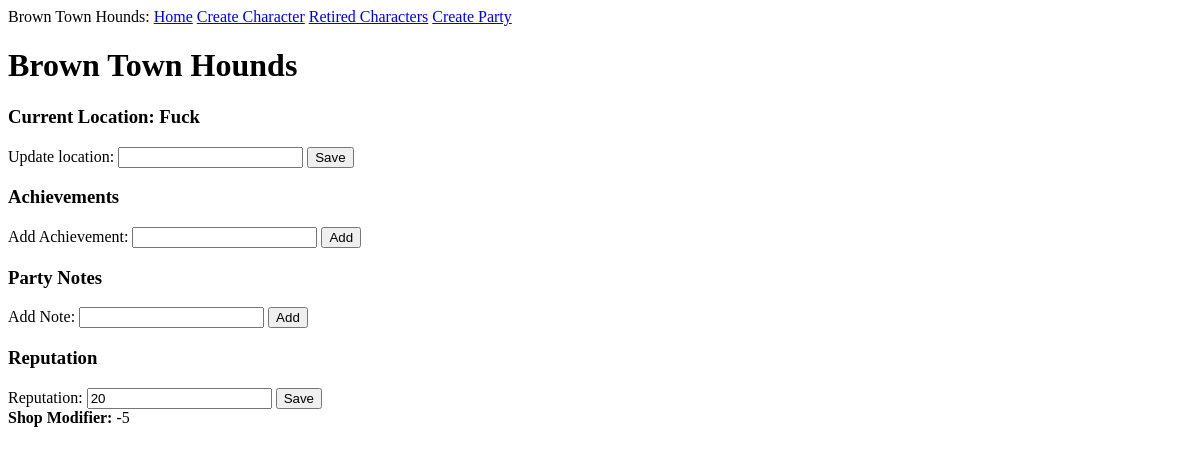
Page /party/Brown Town Hounds on the earlier database version.
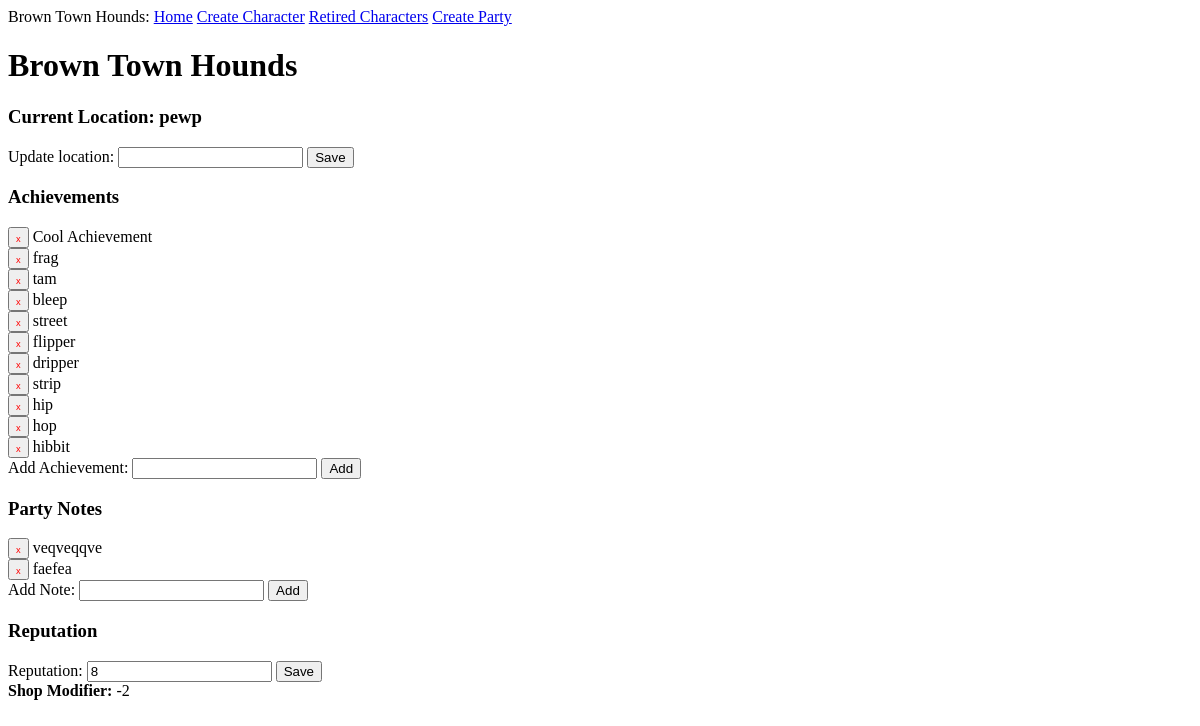
Same page on the later database version.
### app/models.py (models this page shows)
class Party(db.Model):
    id: so.Mapped[int] = so.mapped_column(primary_key=True)
    name: so.Mapped[str] = so.mapped_column(sa.String(64), index=True,
                                                unique=True)
    location: so.Mapped[str] = so.mapped_column(sa.String(64), index=True,
                                                unique=True, nullable=True)
    reputation: so.Mapped[int] = so.mapped_column(sa.Integer, index=True, default=0)
    notes: so.WriteOnlyMapped['PartyNotes'] = so.relationship(back_populates='party', cascade="all, delete", passive_deletes=True)
    achievements: so.WriteOnlyMapped['PartyAchievements'] = so.relationship(back_populates='party', cascade="all, delete", passive_deletes=True)

class PartyAchievements(db.Model):
    id: so.Mapped[int] = so.mapped_column(primary_key=True)
    text: so.Mapped[str] = so.mapped_column(sa.String(256))
    party_id: so.Mapped[str] = so.mapped_column(sa.ForeignKey(Party.id),
                                               index=True)
    timestamp: so.Mapped[datetime] = so.mapped_column(
        index=True, default=lambda: datetime.now(timezone.utc))
    party: so.Mapped["Party"] = so.relationship(back_populates='achievements')

class PartyNotes(db.Model):
    id: so.Mapped[int] = so.mapped_column(primary_key=True)
    party_id: so.Mapped[str] = so.mapped_column(sa.ForeignKey(Party.id),
                                               index=True)
    text: so.Mapped[str] = so.mapped_column(sa.String(256))
    timestamp: so.Mapped[datetime] = so.mapped_column(
        index=True, default=lambda: datetime.now(timezone.utc))
    party: so.Mapped["Party"] = so.relationship(back_populates='notes')

### app/routes.py (the view, shortened to what this page needs)
@app.route('/party/<party_name>', methods=['GET', 'POST'])
def party(party_name):
    party_obj = db.first_or_404(sa.select(Party).where(Party.name == party_name)) #Get party from database
    party_achievements = db.session.scalars(party_obj.achievements.select()).all() #Get all achievements for this party from database
    party_notes = db.session.scalars(party_obj.notes.select()).all() #Get all notes for this party from database
    shop_modifier = SetPartyShopModifier(party_obj.reputation)
    form = PartyForm(request.form,obj=party_obj) #instantiate part form
    return render_template('party.html', party=party_obj, party_name=party_name, form=form, party_achievements=party_achievements, party_notes=party_notes, shop_modifier=shop_modifier)

### app/forms.py
class PartyForm(FlaskForm):
    loc = StringField('')
    achievement = StringField('')
    note = StringField('')
    reputation = IntegerField('')

### app/routes.py (called while the page is built)
def SetPartyShopModifier(partyRep):
    sign = math.copysign(1, partyRep)
    reputation_abs = abs(partyRep)
    shop_thresholds = [(-5, 19), (-4, 15), (-3, 11), (-2, 7), (-1, 3), (0, 0)]
    for mod, reputation in shop_thresholds:
        if reputation_abs >= reputation:
            modifier = mod * sign
            return (int(modifier))

### app/templates/party.html
{% extends "base.html" %}
{% block content %}
<form action="" method="post" style="display:inline;">
    <h1>{{ party.name }}</h1>
    <h3>Current Location: {{ party.location }}</h3>
    Update location: {{ form.loc }}
    <button type="submit" name="location">Save</button>
</form>
    <h3>Achievements</h3>
<form action="" method="post" style="display:inline;">
    {% for achievement in party_achievements %}
    <button type="submit" name="delete_achievement" value="{{ achievement.id }}"><span style="font-size: 0.7em; color: red; border: none;">x</span></button> {{ achievement.text }}<br>
    {% endfor %}
</form>
<form action="" method="post" style="display:inline;">
    Add Achievement: {{ form.achievement }} <button type="submit" name="achievement">Add</button>
</form>
<h3>Party Notes</h3>
<form action="" method="post" style="display:inline;">
    {% for note in party_notes %}
    <button type="submit" name="delete_party_note" value="{{ note.id }}"><span style="font-size: 0.7em; color: red; border: none;">x</span></button> {{ note.text }} <br>
    {% endfor %}
</form>
<form action="" method="post" style="display:inline;">
    Add Note: {{ form.note }} <button type="submit" name="note">Add</button>
</form>
<h3>Reputation</h3>
<form action="" method="post" style="display:inline;">
    Reputation: {{ form.reputation }}
    <button type="submit" name="reputation">Save</button><br>
</form>
<b>Shop Modifier:</b> {% if party.reputation < -2 %}+{% endif %}{{ shop_modifier }}
{% endblock %}

### app/templates/base.html (shortened to what this page needs)
<!doctype html>
<html>
    <head>
    </head>
    <body>
        <div>
            Brown Town Hounds:
            <a href="{{ url_for('index') }}">Home</a>
            <a href="{{ url_for('register') }}">Create Character</a>
            <a href="{{ url_for('RetiredCharacters') }}">Retired Characters</a>
            <a href="{{ url_for('CreateParty') }}">Create Party</a>
        </div>
        {% block content %}{% endblock %}
    </body>
</html>

Differences in the rows shown:
changed Party "Brown Town Hounds": location "Fuck" → "pewp"
added PartyAchievements: {{ achievement.id }} 1 (drawn), text "Cool Achievement"
added PartyAchievements: {{ achievement.id }} 2 (drawn), text "frag"
added PartyAchievements: {{ achievement.id }} 3 (drawn), text "tam"
added PartyAchievements: {{ achievement.id }} 4 (drawn), text "bleep"
added PartyAchievements: {{ achievement.id }} 5 (drawn), text "street"
added PartyAchievements: {{ achievement.id }} 6 (drawn), text "flipper"
added PartyAchievements: {{ achievement.id }} 7 (drawn), text "dripper"
added PartyAchievements: {{ achievement.id }} 8 (drawn), text "strip"
added PartyAchievements: {{ achievement.id }} 9 (drawn), text "hip"
added PartyAchievements: {{ achievement.id }} 10 (drawn), text "hop"
added PartyAchievements: {{ achievement.id }} 11 (drawn), text "hibbit"
added PartyNotes: {{ note.id }} 8 (drawn), text "veqveqqve"
added PartyNotes: {{ note.id }} 9 (drawn), text "faefea"
Other differences:
form field reputation: "20" → "8"
{{ shop_modifier }}: "-5" → "-2"
